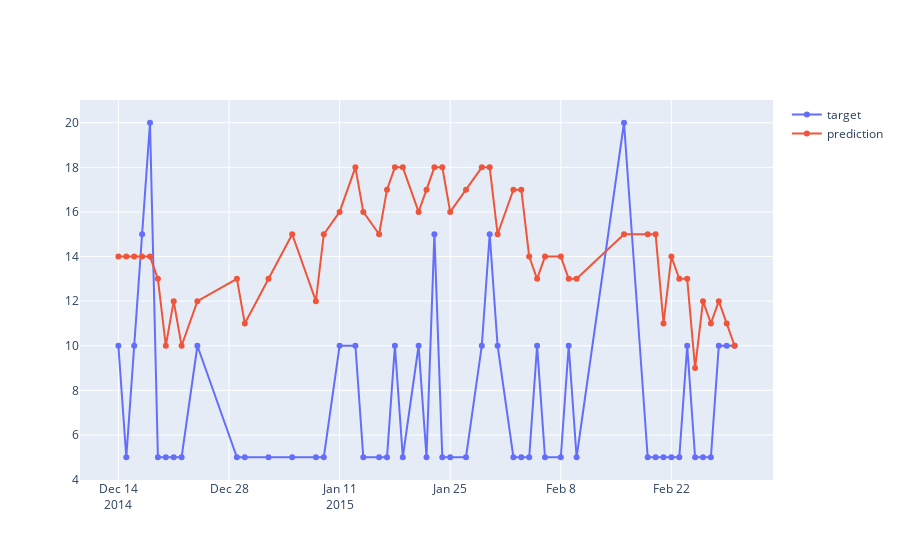

Write notebook code for a chart like this one.
### Code cell
#Initialisation of the model.
model = Prophet(yearly_seasonality=True , weekly_seasonality=True, daily_seasonality=False)

#train & test set.
histo , new = d[d.day.dt.year < 2018].reset_index(drop = True) , d[d.day.dt.year == 2018].reset_index(drop = True)

# We rename the columns before fitting the model to Prophet.
ncols = histo.columns.values
ncols[0] , ncols[1] = 'ds' , 'y'

histo.columns , new.columns = ncols , ncols

# We fit the model.
model.fit(histo)


# Prediction
ypred = model.predict(new)['yhat'].round()

# Evaluation
evaluate(new.y.values , ypred.values , d.day[-365:])

### Figure 1 — Plotly figure (JSON) as saved in the notebook; plotly's stock layout.template omitted (floating-point values rounded to 4 significant figures; data arrays with more than 128 entries replaced by an {"elided": "..."} marker saying what was removed)
{"data": [{"mode": "lines+markers", "name": "target", "type": "scatter", "x": {"elided": "365 str values"}, "y": [10, 5, 10, 15, 20, 5, 5, 5, 5, 10, 5, 5, 5, 5, 5, 5, 10, 10, 5, 5, 5, 10, 5, 10, 5, 15, 5, 5, 5, 10, 15, 10, 5, 5, 5, 10, 5, 5, 10, 5, 20, 5, 5, 5, 5, 5, 10, 5, 5, 5, 10, 10, 10]}, {"mode": "lines+markers", "name": "prediction", "type": "scatter", "x": {"elided": "365 str values"}, "y": [14, 14, 14, 14, 14, 13, 10, 12, 10, 12, 13, 11, 13, 15, 12, 15, 16, 18, 16, 15, 17, 18, 18, 16, 17, 18, 18, 16, 17, 18, 18, 15, 17, 17, 14, 13, 14, 14, 13, 13, 15, 15, 15, 11, 14, 13, 13, 9, 12, 11, 12, 11, 10]}], "layout": {}}
